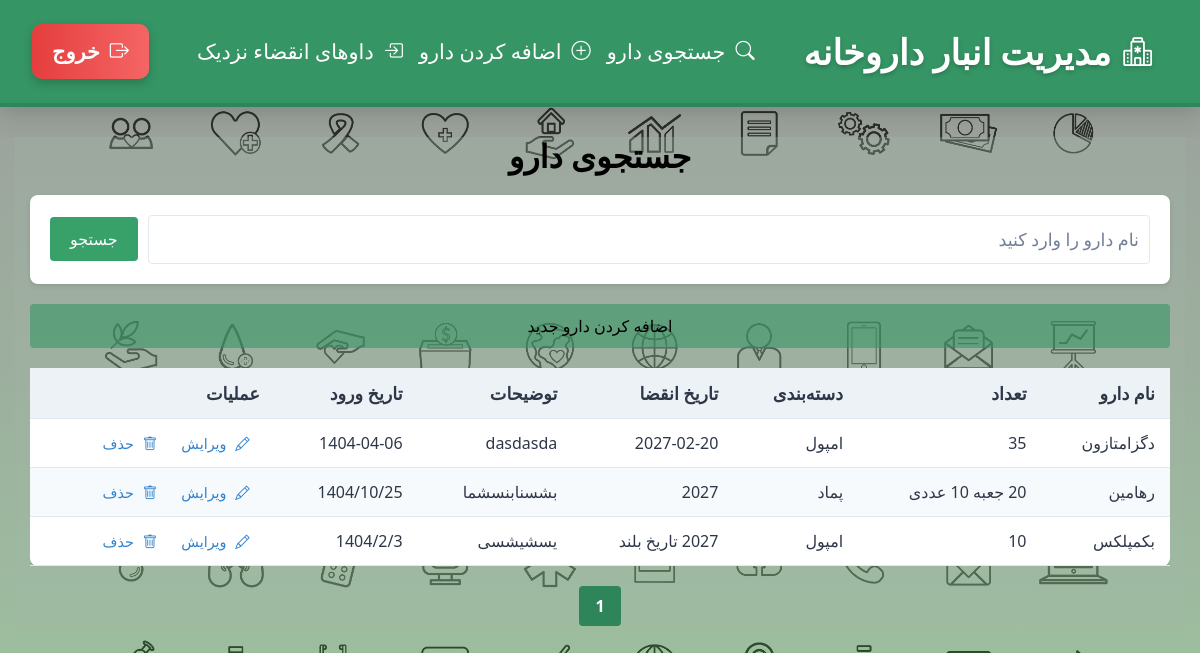
Before: /search-drug (signed in) with the older database file.
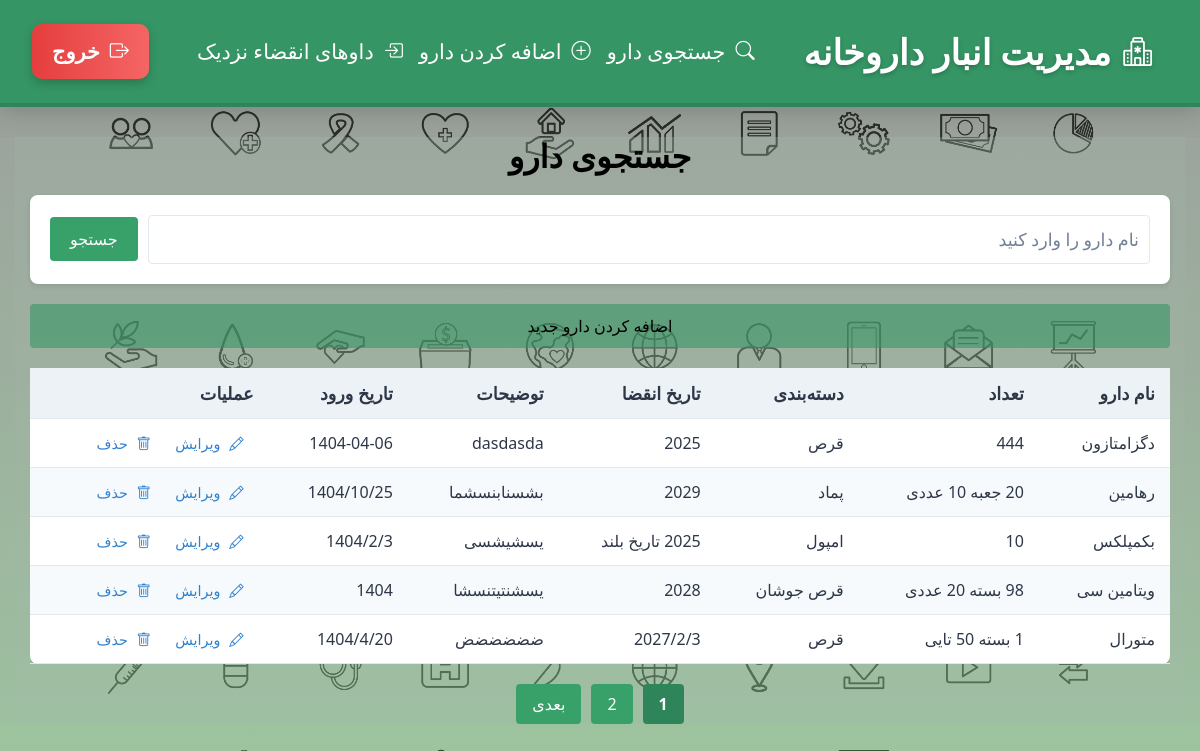
After: the same page with the newer database file.
### index_module/models.py (models this page shows, shortened)
class Drugs(models.Model):
    name = models.CharField(max_length=200, verbose_name='نام دارو')
    category = models.CharField(max_length=200, verbose_name='دسته بندی دارو', null=True, blank=True)
    expiration_date = models.CharField(max_length=200 ,verbose_name='تاریخ انقضا دارو', null=True, blank=True)
    number = models.CharField(max_length=200 , verbose_name='تعداد دارو')
    description = models.CharField(max_length=400, verbose_name='توضیحات برای این دارو', null=True, blank=True)
    date_in_warehouse = models.CharField(max_length=200,verbose_name='تاریخ ورود دارو به انبار', null=True, blank=True)
    user = models.ForeignKey(settings.AUTH_USER_MODEL, on_delete=models.CASCADE, related_name='drugs', null=True)
    class Meta:
        verbose_name = 'داروها'
        verbose_name_plural = 'داروهای داروخانه'

### index_module/views.py (the view)
# urls.py: path('search-drug' , views.SearchDrugView.as_view() , name = 'search_drug'),
class SearchDrugView(LoginRequiredMixin, ListView):
    model = Drugs
    template_name = 'index_module/search_medicine.html'
    context_object_name = 'medicines'
    paginate_by = 5
    def get_queryset(self):
        query = self.request.GET.get('medicine_name', '')
        if query:
            objects = Drugs.objects.filter(name__icontains=query, user=self.request.user)
        else:
            objects = Drugs.objects.filter(user=self.request.user)
        return objects
    def get_context_data(self, **kwargs):
        context = super().get_context_data(**kwargs)
        context['search_query'] = self.request.GET.get('medicine_name', '')
        if context['search_query'] and len(self.get_queryset()) == 0:
            context['is_empty'] = True
        return context

### index_module/templates/index_module/search_medicine.html (shortened to what this page needs)
{% extends 'shared/base.html' %}
{% load static %}
{% block content %}
<div class="container">
    <h2 class="search-title">جستجوی دارو</h2>
    <div class="search-form-container">
        <form method="GET" class="form-group">
            <input type="text" name="medicine_name" class="form-control" placeholder="نام دارو را وارد کنید" value="{{ search_query|default_if_none:'' }}">
            <button type="submit" class="btn btn-primary">جستجو</button>
        </form>
    </div>
    <a href="{% url 'add_drug' %}" class="btn-add-drug">اضافه کردن دارو جدید</a>
    {% if medicines %}
        <div class="scrollable-table">
            <table>
                <thead>
                    <tr >
                        <th>نام دارو</th>
                        <th>تعداد</th>
                        <th>دسته‌بندی</th>
                        <th>تاریخ انقضا</th>
                        <th>توضیحات</th>
                        <th>تاریخ ورود</th>
                        <th>عملیات</th>
                    </tr>
                </thead>
                <tbody>
                    {% for medicine in medicines %}
                        <tr>
                            <td>{{ medicine.name }}</td>
                            <td>{{ medicine.number }}</td>
                            <td>{{ medicine.category }}</td>
                            <td>{{ medicine.expiration_date }}</td>
                            <td>{{ medicine.description }}</td>
                            <td>{{ medicine.date_in_warehouse }}</td>
                            <td class="action-links">
                                <a href="{% url 'edit_drug' medicine.id %}"><i class="bi bi-pencil"></i> ویرایش</a>
                                <a href="{% url 'delete_drug' medicine.id %}"><i class="bi bi-trash"></i> حذف</a>
                            </td>
                        </tr>
                    {% endfor %}
                </tbody>
            </table>
        </div>
        <div class="pagination">
            {% for pageNumber in paginator.page_range %}
                {% if page_obj.number == pageNumber %}
                    <span class="current-page">{{ pageNumber }}</span>
                {% else %}
                    <a href="?page={{ pageNumber }}{% if search_query %}&q={{ search_query }}{% endif %}">{{ pageNumber }}</a>
                {% endif %}
            {% endfor %}
            {% if page_obj.has_next %}
                <a href="?page={{ page_obj.next_page_number }}{% if search_query %}&q={{ search_query }}{% endif %}">بعدی</a>
            {% endif %}
        </div>
    {% endif %}
</div>
{% endblock %}

### templates/shared/base.html (shortened to what this page needs)
{% load static %}
<!DOCTYPE html>
<html lang="fa">
<head>
    <link href="https://cdn.jsdelivr.net/npm/bootstrap@5.3.0/dist/css/bootstrap.min.css" rel="stylesheet">
    <link href="https://cdn.jsdelivr.net/npm/vazirmatn@33.0.0/Vazirmatn-font-face.css" rel="stylesheet">
    <link href="https://cdn.jsdelivr.net/npm/bootstrap-icons@1.10.5/font/bootstrap-icons.css" rel="stylesheet">
</head>
<body>
    <nav class="navbar navbar-expand-lg">
        <div class="container-fluid">
            <a class="navbar-brand" href="{% url 'first_page' %}"><i class="bi bi-hospital"></i> مدیریت انبار داروخانه</a>
            <div class="collapse navbar-collapse" id="navbarNav">
                <ul class="navbar-nav me-auto">
                    <li class="nav-item">
                        <a class="nav-link" href="{% url 'search_drug' %}"><i class="bi bi-search"></i> جستجوی دارو</a>
                    </li>
                    <li class="nav-item">
                        <a class="nav-link" href="{% url 'add_drug' %}"><i class="bi bi-plus-circle"></i> اضافه کردن دارو</a>
                    </li>
                    <li class="nav-item">
                            <a class="nav-link" href="{% url 'expired-drugs' %}"><i class="bi bi-box-arrow-in-right"></i>داوهای انقضاء نزدیک</a>
                        </li>
                </ul>
                <ul class="navbar-nav">
                    {% if user.is_authenticated %}
                        <li class="nav-item">
                            <form method="POST" action="{% url 'logout' %}">
                                <button type="submit" class="btn-logout"><i class="bi bi-box-arrow-right"></i> خروج</button>
                            </form>
                        </li>
                    {% endif %}
                </ul>
            </div>
        </div>
    </nav>
    <div class="container">
        {% block content %}
        {% endblock %}
    </div>
</body>
</html>

### index_module/templates/index_module/search_medicine.html (style rules this page uses)
.container { max-width: 1200px; margin: 30px auto; background-color: rgba(166, 182, 174, 0.17); padding: 0 15px; }
.search-title { text-align: center; color: #000000; font-weight: bold; font-size: 2rem; margin-bottom: 20px; }
.search-form-container { background-color: #ffffff; padding: 20px; border-radius: 8px; box-shadow: 0 2px 5px rgba(0, 0, 0, 0.1); margin-bottom: 20px; }
.form-group { display: flex; align-items: center; gap: 10px; }
.form-control { background-color: #ffffff; color: #2d3748; border: 1px solid #e2e8f0; border-radius: 4px; padding: 10px; font-size: 1.1rem; }
.form-control::placeholder { color: #718096; opacity: 1; font-size: 1.1rem; }
.btn-primary { background-color: #38a169; color: #ffffff; border: none; padding: 10px 20px; border-radius: 4px; font-size: 1rem; cursor: pointer; }
.btn-add-drug { display: block; text-align: center; background-color: #3182ce; color: #ffffff; padding: 10px 20px; border-radius: 4px; text-decoration: none; font-size: 1rem; margin: 20px 0; }
.btn-add-drug { background-color: rgba(53, 149, 100, 0.59); color: #000000; }
.scrollable-table { overflow-x: auto; }
table { width: 100%; border-collapse: collapse; background-color: #ffffff; border-radius: 8px; box-shadow: 0 2px 5px rgba(0, 0, 0, 0.1); }
th, td { padding: 12px 15px; text-align: right; border-bottom: 1px solid #e2e8f0; }
th { background-color: #edf2f7; color: #2d3748; font-weight: 600; font-size: 1.1rem; }
tr:nth-child(even) { background-color: #f7fafc; }
.action-links a { color: #3182ce; text-decoration: none; margin: 0 10px; font-size: 0.9rem; }
.action-links i { margin-left: 5px; }
.pagination { display: flex; justify-content: center; margin-top: 20px; gap: 10px; }
.pagination a { background-color: #38a169; color: #ffffff; padding: 8px 16px; border-radius: 4px; text-decoration: none; font-size: 1rem; }
.pagination .current-page { background-color: #2f855a; color: #ffffff; padding: 8px 16px; border-radius: 4px; font-weight: bold; }

Changed rows visible on the page:
changed Drugs "دگزامتازون": number "35" → "444"; category "امپول" → "قرص"; expiration_date "2027-02-20" → "2025"
changed Drugs "رهامین": expiration_date "2027" → "2029"
changed Drugs "بکمپلکس": expiration_date "2027 تاریخ بلند" → "2025 تاریخ بلند"
added Drugs: name "ویتامین سی", number "98 بسته 20 عددی", category "قرص جوشان", expiration_date "2028", description "یسشنتیتنسشا", date_in_warehouse "1404"
added Drugs: name "متورال", number "1 بسته 50 تایی", category "قرص", expiration_date "2027/2/3", description "ضضضضضض", date_in_warehouse "1404/4/20"
Other visible differences:
new list line: "2"
text now shown: "بعدی"
